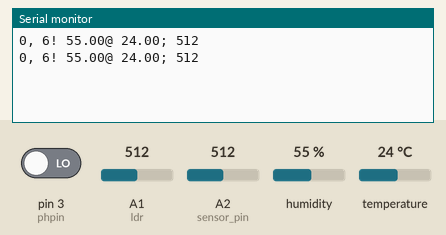
This sketch was run on a simulated Arduino Uno, built with avr-gcc and run on an emulated ATmega328P. On the bench: the last lines printed to the serial monitor. Inputs (shaded band) come from the test bench; at power-on: humidity 55 %, A1 (ldr) = 512, A2 (sensor_pin) = 512, pin 3 (phpin) LOW, temperature 24 °C.

Above: at 2.8 s.
2.9 s: humidity set to 22 %
At 4.4 s:
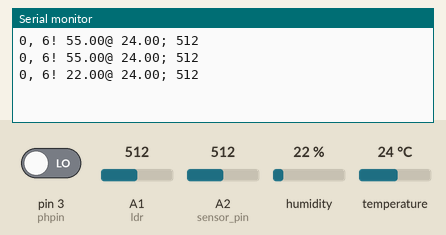
5.6 s: A1 (ldr) set to 716
At 6.8 s:
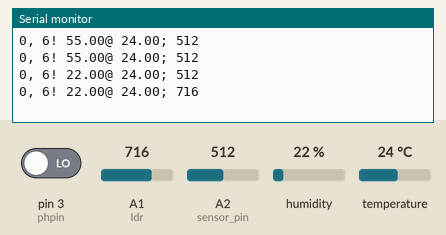
8.3 s: A2 (sensor_pin) set to 716
At 10.8 s:
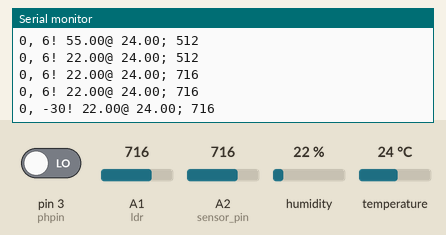
11.0 s: pin 3 (phpin) driven HIGH
At 12.9 s:
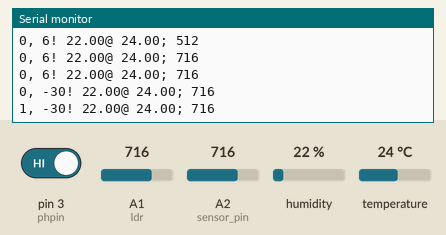
13.7 s: temperature set to 12 °C
At 15.3 s:
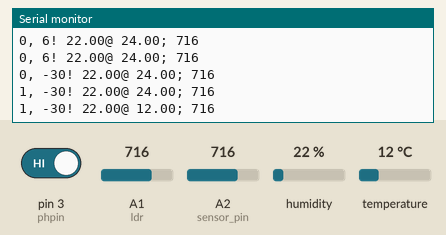
16.4 s: A1 (ldr) set to 992
At 18.9 s:
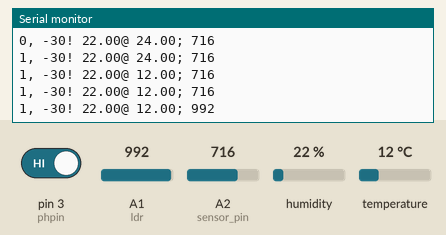
Timing chart, 0 to 20.1 s (numbered marks = the images above; inputs shaded):
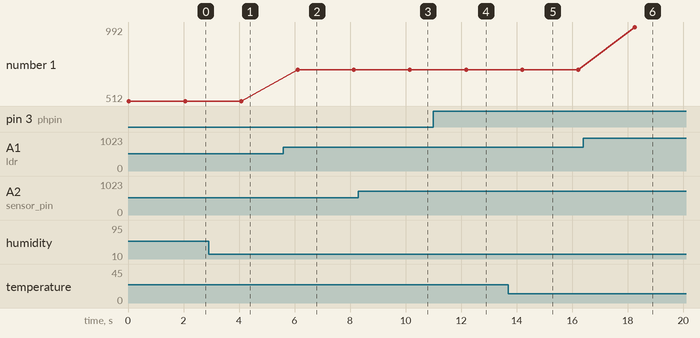

The sketch:

arduino.ino
```cpp
#include <dht.h>

//#include "DHT.h"
#define dht_apin A0
#define ldr A1
int sensor_pin = A2;
int output_value ;
int phpin = 3;

dht DHT;

void setup(){

  Serial.begin(9600);
  pinMode(A1, INPUT);
  pinMode(A2, INPUT);
  pinMode(3, INPUT);
  digitalWrite(A1, LOW);
  digitalWrite(A2, LOW);
  digitalWrite(3, LOW);
  delay(10);

}//end "setup()"

void loop(){
  //Start of Program
int ph = digitalRead(3);
    output_value= analogRead(sensor_pin);
    output_value = map(output_value,550,0,0,100);
    DHT.read11(dht_apin);
    int sensorValue = analogRead(ldr);
    Serial.print(String (ph));
    Serial.print(","" ");
    Serial.print(String (output_value));
    Serial.print("!"" ");
    Serial.print(String (DHT.humidity));
    Serial.print("@"" ");
    Serial.print(String (DHT.temperature));
    Serial.print(";"" ");
    Serial.println(String (sensorValue));
    delay(2000);


}
```

Measured:
- after the input at 2.9 s, the serial monitor: prints a new line after 1.2 s (image 1)
- after the input at 5.6 s, the serial monitor: prints a new line after 0.51 s (image 2)
- after the input at 8.3 s, the serial monitor: prints a new line after 1.9 s (image 3)
- after the input at 11.0 s, the serial monitor: prints a new line after 1.2 s (image 4)
- after the input at 13.7 s, the serial monitor: prints a new line after 0.50 s (image 5)
- after the input at 16.4 s, the serial monitor: prints a new line after 1.9 s (image 6)
- plotted number 1: 512 → 716 after the input at 5.6 s, 716 → 992 after the input at 16.4 s
